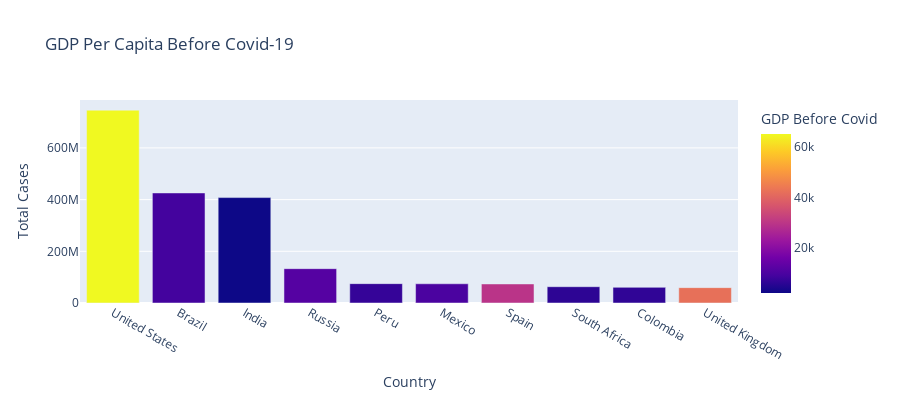

Notebook cell for this chart:
### Markdown cell above
# Analyzing Impacts of Covid 19 on the Economy

Now let’s move to analyze the impacts of covid-19 on the economy. Here the GDP per capita is the primary factor for analyzing the economic slowdowns caused due to the outbreak of covid-19. Let’s have a look at the GDP per capita before the outbreak of covid-19 among the countries with the highest number of covid-19 cases:

### Code cell
fig = px.bar(data, x='Country', y='Total Cases',
             hover_data=['Population', 'Total Deaths'], 
             color='GDP Before Covid', height=400, 
             title="GDP Per Capita Before Covid-19")
fig.show()

### Figure 1 — Plotly figure (JSON) as saved in the notebook; plotly's stock layout.template omitted (floating-point values rounded to 4 significant figures)
{"data": [{"alignmentgroup": "True", "customdata": [[19.62, 26477574], [19.17, 14340567], [21.05, 7247327], [18.8, 2131571], [17.31, 3020038], [18.67, 7295850], [17.66, 5510624], [17.9, 1357682], [17.75, 1936134], [18.03, 7249573]], "hovertemplate": "Country=%{x}<br>Total Cases=%{y}<br>Population=%{customdata[0]}<br>Total Deaths=%{customdata[1]}<br>GDP Before Covid=%{marker.color}<extra></extra>", "legendgroup": "", "marker": {"color": [65280.0, 8897.0, 2101.0, 11500.0, 7028.0, 9946.0, 29560.0, 6001.0, 6425.0, 42350.0], "coloraxis": "coloraxis", "pattern": {"shape": ""}}, "name": "", "offsetgroup": "", "orientation": "v", "showlegend": false, "textposition": "auto", "type": "bar", "x": ["United States", "Brazil", "India", "Russia", "Peru", "Mexico", "Spain", "South Africa", "Colombia", "United Kingdom"], "xaxis": "x", "y": [746014098, 425704517, 407771615, 132888951, 74882695, 74347548, 73717676, 63027659, 60543682, 59475032], "yaxis": "y"}], "layout": {"barmode": "relative", "coloraxis": {"colorbar": {"title": {"text": "GDP Before Covid"}}, "colorscale": [[0, "#0d0887"], [0.1111, "#46039f"], [0.2222, "#7201a8"], [0.3333, "#9c179e"], [0.4444, "#bd3786"], [0.5556, "#d8576b"], [0.6667, "#ed7953"], [0.7778, "#fb9f3a"], [0.8889, "#fdca26"], [1, "#f0f921"]]}, "height": 400, "legend": {"tracegroupgap": 0}, "title": {"text": "GDP Per Capita Before Covid-19"}, "xaxis": {"anchor": "y", "domain": [0, 1], "title": {"text": "Country"}}, "yaxis": {"anchor": "x", "domain": [0, 1], "title": {"text": "Total Cases"}}}}
